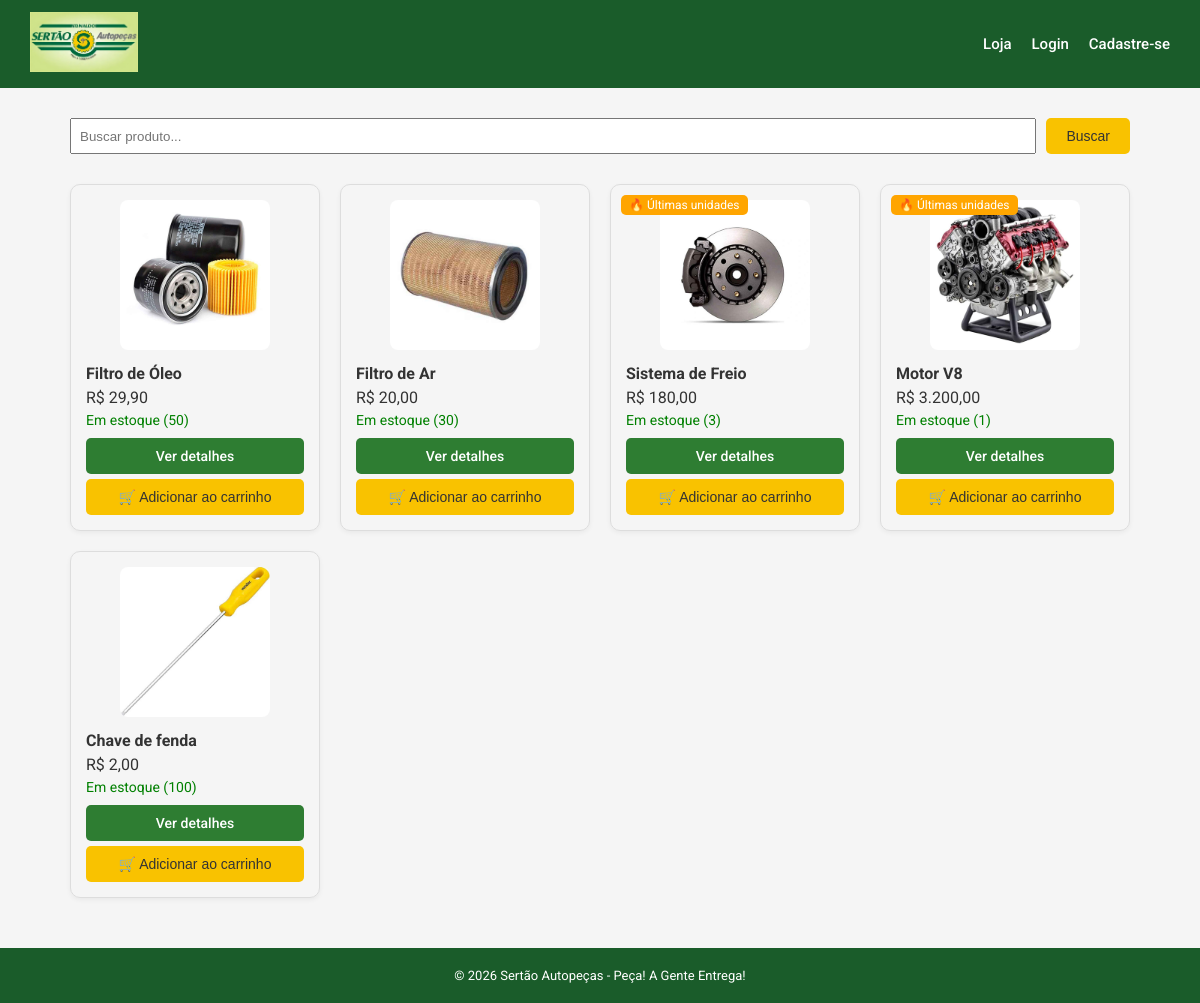
The page /loja on the database its author committed.
### app/models.py (models this page shows)
class Produto(db.Model):
    id = db.Column(db.Integer, primary_key=True)
    nome = db.Column(db.String(100), nullable=False)
    codigo = db.Column(db.String(100), nullable=False, unique=True)
    categoria = db.Column(db.String(100), nullable=False)
    preco = db.Column(db.Float, nullable=False)
    quantidade = db.Column(db.Integer, nullable=False, default=0)
    imagem = db.Column(db.String(200), nullable=True, default='sem_imagem.jpg')

### app/routes/loja.py (the view)
@loja.route('/loja')
def loja_home():
    produtos = Produto.query.filter(Produto.quantidade > 0).all()
    return render_template('loja/catalogo.html', produtos=produtos, current_user=current_user)

### app/templates/loja/catalogo.html (shortened to what this page needs)
{% extends 'base.html' %}
{% block conteudo %}
<div style="margin-top: 20px;">
    <form action="/busca" method="GET" style="display: flex; gap: 10px;">
        <input type="text" name="q" placeholder="Buscar produto..."
               style="flex: 1; padding: 8px;">
        <button type="submit" class="btn btn-primary">Buscar</button>
    </form>
</div>
<div style="
    display: grid;
    grid-template-columns: repeat(auto-fill, minmax(220px, 1fr));
    gap: 20px;
    margin-top: 30px;
">
    {% for produto in produtos %}
    <div style="
        border: 1px solid #ddd;
        border-radius: 10px;
        padding: 15px;
        box-shadow: 0 2px 5px rgba(0,0,0,0.05);
        display: flex;
        flex-direction: column;
        justify-content: space-between;
        position: relative;
    ">
        {% if produto.quantidade > 0 and produto.quantidade <= 5 %}
            <span style="
                position: absolute;
                top: 10px;
                left: 10px;
                background: orange;
                color: white;
                padding: 3px 8px;
                border-radius: 5px;
                font-size: 12px;
            ">
                🔥 Últimas unidades
            </span>
        {% endif %}
        {% if produto.imagem %}
            <div style="text-align: center; margin-bottom: 10px;">
                <img src="/static/uploads/{{ produto.imagem }}"
                     style="max-width: 100%; height: 150px; object-fit: cover; border-radius: 8px;">
            </div>
        {% endif %}
        <div>
            <p style="font-weight: bold; margin-bottom: 5px;">
                {{ produto.nome }}
            </p>
            <p style="margin-bottom: 5px;">
                R$ {{ produto.preco | moeda }}
            </p>
            {% if produto.quantidade > 0 %}
                <p style="color: green; font-size: 14px;">
                    Em estoque ({{ produto.quantidade }})
                </p>
            {% else %}
                <p style="color: red; font-size: 14px;">
                    Indisponível
                </p>
            {% endif %}
        </div>
        <div style="margin-top: 10px; display: flex; flex-direction: column; gap: 5px;">
            <a href="/produto/{{ produto.id }}"
               class="btn btn-secondary"
               style="width: 100%; text-align: center;">
                Ver detalhes
            </a>
            {% if produto.quantidade > 0 %}
            <form action="/carrinho/adicionar" method="POST">
                <button type="submit" class="btn btn-primary" style="width: 100%;">
                    🛒 Adicionar ao carrinho
                </button>
            </form>
            {% endif %}
        </div>
    </div>
    {% endfor %}
</div>
{% endblock %}

### app/templates/base.html (shortened to what this page needs)
<!DOCTYPE html>
<html lang="pt-BR">
<head>
</head>
<body>
<nav class="navbar">
    <a href="/loja">
        <img src="/static/logo.jpeg" alt="Sertão Autopeças">
    </a>
    <div class="navbar-links">
        {% if current_user.is_authenticated %}
            <span class="navbar-user">Olá, {{ current_user.nome }}!</span>
            {% if current_user.perfil == 'CLIENTE' %}
                <a href="/loja">Loja</a>
                <a href="/carrinho">Carrinho</a>
                <a href="/meus-pedidos">Meus Pedidos</a>
            {% else %}
                <a href="/admin">Painel Admistrativo</a>
                <a href="/admin/pedidos">Pedidos</a>
                <a href="/admin/devolucoes">Devoluções</a>
            {% endif %}
            <a href="/logout">Sair</a>
        {% else %}
            <a href="/loja">Loja</a>
            <a href="/login">Login</a>
            <a href="/cadastro">Cadastre-se</a>
        {% endif %}
    </div>
</nav>
<div class="container">
    {% block conteudo %}{% endblock %}
</div>
<footer class="footer">
    <p>© 2026 Sertão Autopeças - Peça! A Gente Entrega!</p>
</footer>
</body>
</html>

### app/templates/base.html (style rules this page uses)
* { margin: 0; padding: 0; box-sizing: border-box; }
body { font-family: 'Roboto', sans-serif; background-color: #f5f5f5; color: #333333; }
.navbar { background-color: #1a5c2a; padding: 12px 30px; display: flex; align-items: center; justify-content: space-between; }
.navbar img { height: 60px; }
.navbar-links { display: flex; align-items: center; gap: 20px; }
.navbar-links a { color: #ffffff; text-decoration: none; font-weight: 500; font-size: 15px; }
.container { max-width: 1100px; margin: 30px auto; padding: 0 20px; }
.btn { display: inline-block; padding: 10px 20px; border: none; border-radius: 5px; cursor: pointer; font-size: 14px; font-weight: 500; text-decoration: none; }
.btn-primary { background-color: #f9c200; color: #333333; }
.btn-secondary { background-color: #2e7d32; color: white; }
.footer { background-color: #1a5c2a; color: #ffffff; text-align: center; padding: 20px; margin-top: 50px; font-size: 13px; }

### rows shown on the page
Produto: imagem (picture), nome "Filtro de Óleo", preco|moeda "29,90", quantidade "50", {{ produto.id }} 1 (drawn)
Produto: imagem (picture), nome "Filtro de Ar", preco|moeda "20,00", quantidade "30"
Produto: shows "🔥 Últimas unidades", imagem (picture), nome "Sistema de Freio", preco|moeda "180,00", quantidade "3"
Produto: shows "🔥 Últimas unidades", imagem (picture), nome "Motor V8", preco|moeda "3.200,00", quantidade "1"
Produto: imagem (picture), nome "Chave de fenda", preco|moeda "2,00", quantidade "100"
